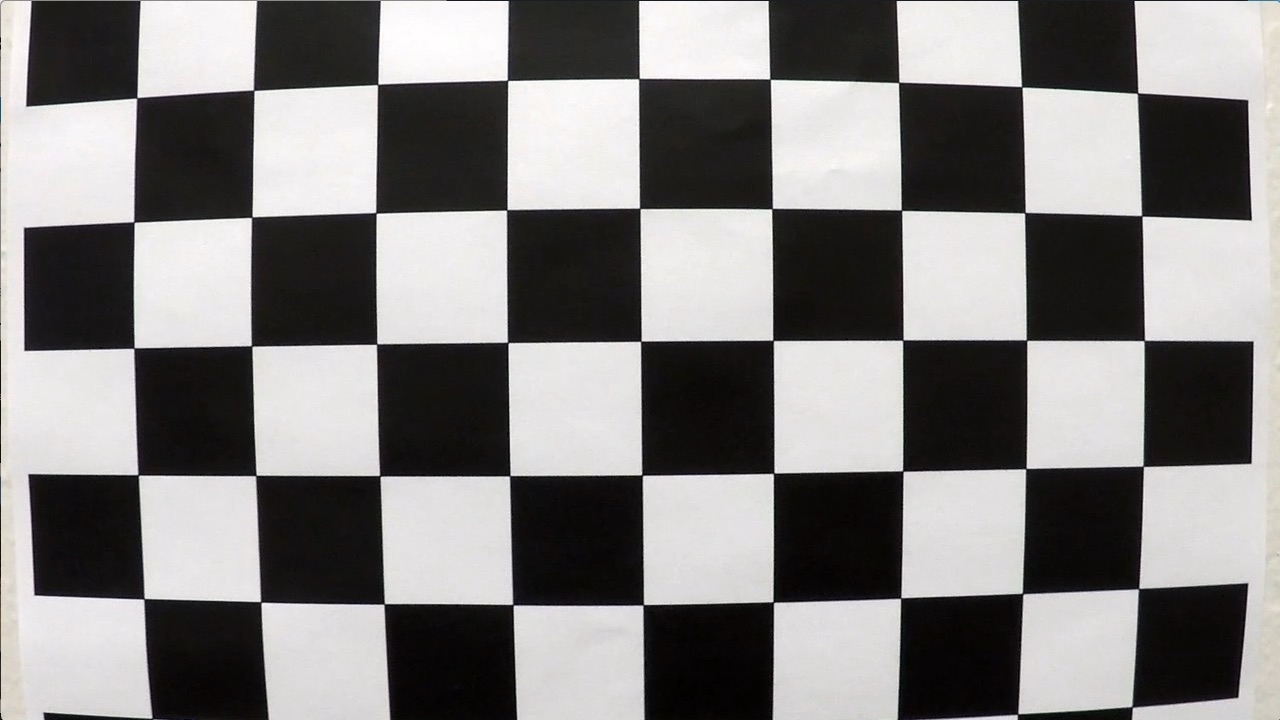
#> input picture camera_cal/calibration1.jpg, 1280 x 720 px
$ python -i lanemyself41.py   (imports and definitions only)   (older library calls are emulated)
#> lines starting #> are read from the running program, lines starting #| are printed output that depends on the picture; after the words box and inside, x2 and y2 are one past the last pixel; in counts of white or black regions, pixels touching at a corner belong together
from __future__ import print_function
from imutils.object_detection import non_max_suppression
from imutils.video import WebcamVideoStream
from imutils.video import FPS
import argparse
from os import listdir
from os.path import isfile, join
import matplotlib.pyplot as plt
import matplotlib.image as mpimg
import numpy as np
import pickle
import glob
import cv2
import glob
from ipywidgets import interact, interactive, fixed
from moviepy.editor import VideoFileClip


vs = WebcamVideoStream(src='road.mp4').start()
fps = FPS().start()
# [1 line not run here, left out]
# [1 line that did not run here, left out]
# [1 line that did not run here, left out]
#print(mtx)
#print(dist)

def undistort(img):
    undist = cv2.undistort(img, mtx, dist, None, mtx)
    return undist

# [8 lines left out: function unwarp, not called in this run]

def gaussian_blur(img, kernel_size):
    """Applies a Gaussian Noise kernel"""
    return cv2.GaussianBlur(img, (kernel_size, kernel_size), 0)

# [17 lines left out: function abs_sobel_thresh, not called in this run]


def mag_thresh(img, sobel_kernel=25, mag_thresh=(25, 255)):

    # Apply the following steps to img
    # 1) Convert to grayscale
#> called with sobel_kernel = 25, mag_thresh = (25, 255)
    gray = cv2.cvtColor(img, cv2.COLOR_RGB2GRAY)
    # 2) Take the gradient in x and y separately
    sobelx = cv2.Sobel(gray, cv2.CV_64F, 1, 0)
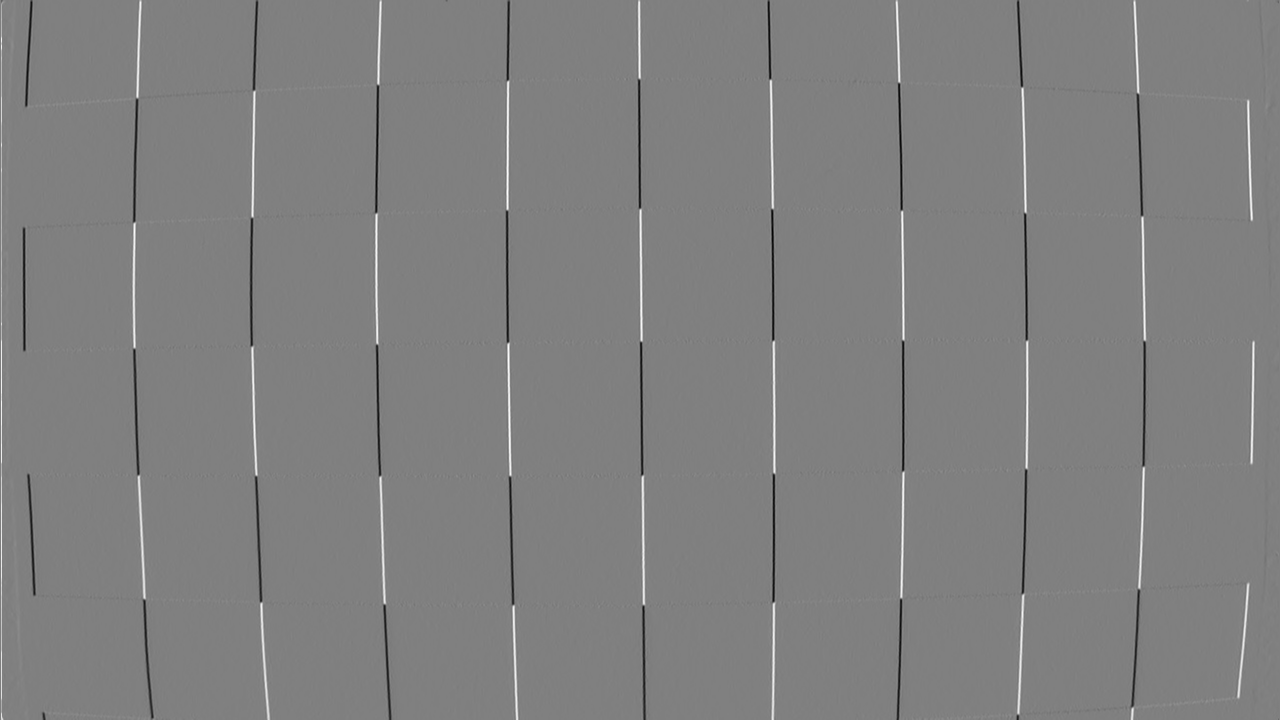
#> sobelx: shape (720, 1280) float64; min -943, max 934, mean 0.4; drawn with min black and max white
    sobely = cv2.Sobel(gray, cv2.CV_64F, 0, 1)
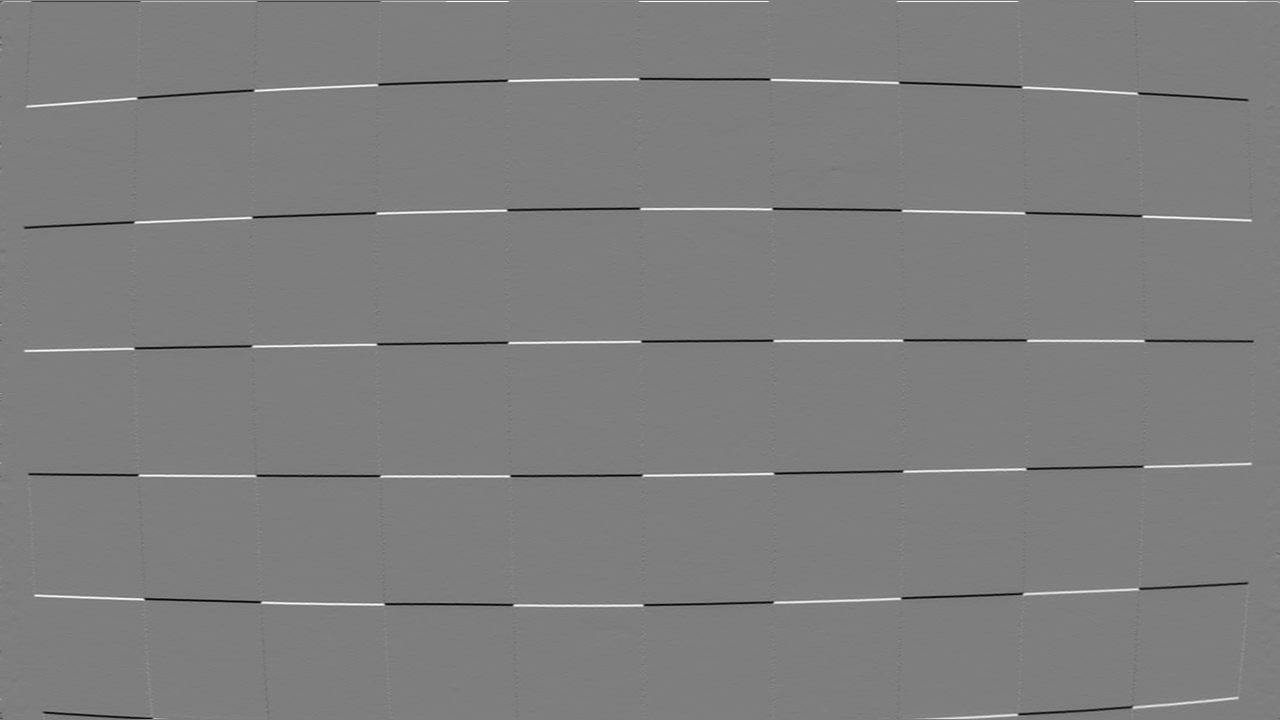
#> sobely: shape (720, 1280) float64; min -889, max 904, mean 0.1; drawn with min black and max white
    # 3) Calculate the magnitude
    mag_sobel = np.sqrt(np.square(sobelx) + np.square(sobely))
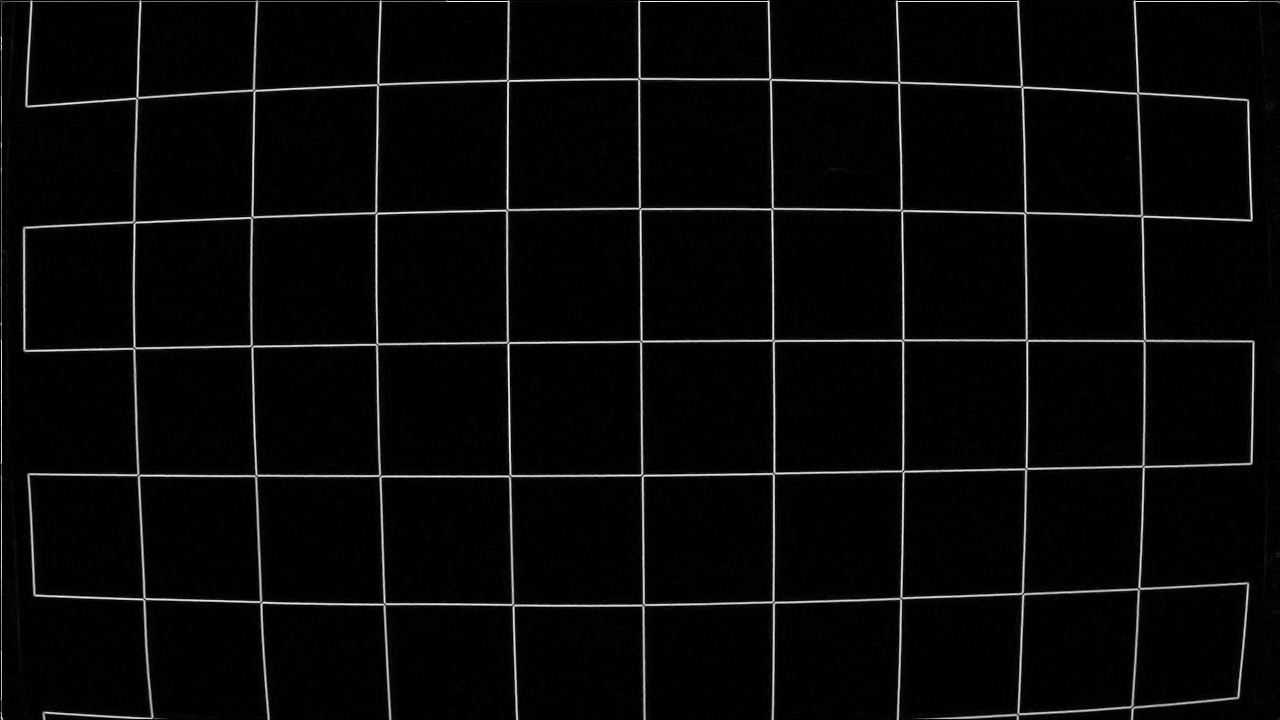
#> mag_sobel: shape (720, 1280) float64; min 0, max 943.2, mean 31.7; drawn with min black and max white
    # 4) Scale to 8-bit (0 - 255) and convert to type = np.uint8
    scaled_sobel = np.uint8(255*mag_sobel/np.max(mag_sobel))
    # 5) Create a binary mask where mag thresholds are met
    #sxbinary = np.zeros_like(scaled_sobel)
    ret,sxbinary=cv2.threshold(scaled_sobel,40,255,cv2.THRESH_BINARY)
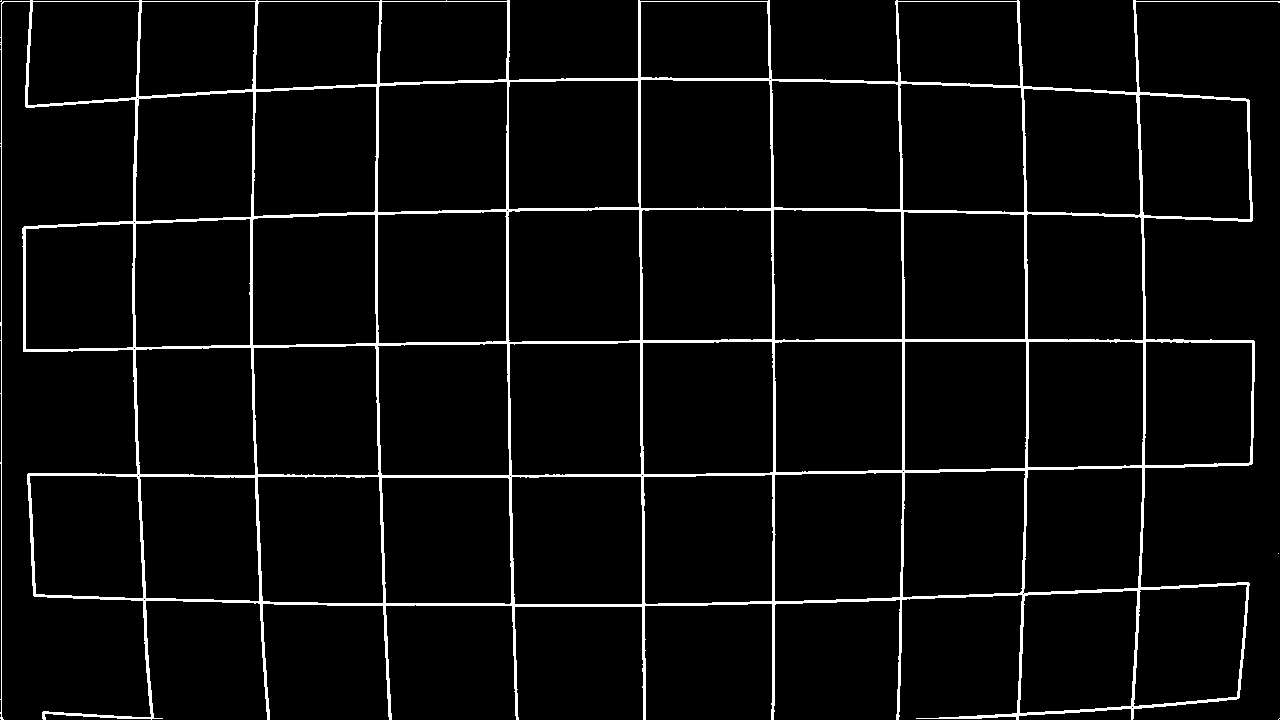
#> sxbinary: shape (720, 1280); 4.5% white; 3 white regions (2 under 20 px), largest, box (x1, y1, x2, y2) and area: (0, 0, 1280, 720) 41465
    #sxbinary[(scaled_sobel >= mag_thresh[0]) & (scaled_sobel <= mag_thresh[1])] = 1
    # 6) Return this mask as your binary_output image
    binary_output = np.copy(sxbinary)
    return binary_output

def canny(img, low_threshold, high_threshold):
    """Applies the Canny transform"""
    return cv2.Canny(img, low_threshold, high_threshold)

# [252 lines left out: functions grayscale, dir_thresh, hls_sthresh, hls_lthresh, lab_bthresh, sliding_window_polyfit and 4 more, not called in this run]


# [130 lines not run here, left out]

>>> import cv2
>>> picture = cv2.cvtColor(cv2.imread('../camera_cal/calibration1.jpg'), cv2.COLOR_BGR2RGB)
>>> result = mag_thresh(picture)
